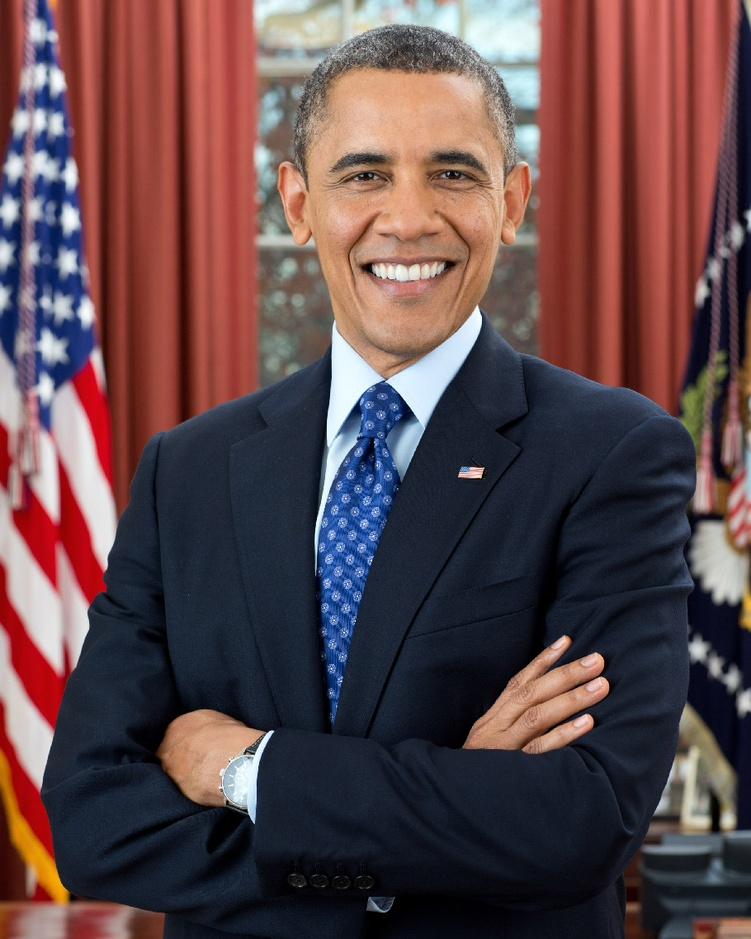
#> input picture OpenCV-Computer-Vision-Examples-with-Python-A-Complete-Guide-for-Dummies-master/Source Code/opencv/Histograms/obama.jpg, 751 x 939 px, shrunk from 910 x 1137 before the run
$ python histogram_for_color_images_for_each_channel.py
#> lines starting #> are read from the running program, lines starting #| are printed output that depends on the picture
import matplotlib.pyplot as plt
import numpy as np
import cv2

import imutils

img=cv2.imread("obama.jpg")
#> img is the input picture: shape (939, 751, 3); mean B, G, R 74.7, 71.7, 95
chans=cv2.split(img)
colors = ['b','g','r']
plt.figure()
plt.title("'Flattened' Color Histogram")
plt.xlabel("Bins")
plt.ylabel("# of Pixels")
# loop over the image channels
for (chan, color) in zip(chans, colors):
	# create a histogram for the current channel and plot it
	hist = cv2.calcHist([chan], [0], None, [256], [0, 256])
	plt.plot(hist, color=color)
	plt.xlim([0, 256])
#> this loop made 3 passes
#> color on passes 1 to 3: 'b', 'g', 'r'


# create a new figure and then plot a 2D color histogram for the
# green and blue channels
fig = plt.figure()
ax = fig.add_subplot(131)
hist = cv2.calcHist([chans[1], chans[0]], [0, 1], None, [32, 32],
	[0, 256, 0, 256])
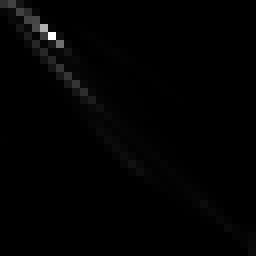
#> hist: shape (32, 32) float32 (shown 8 times larger); min 0, max 68023, mean 688.7; drawn with min black and max white
p = ax.imshow(hist, interpolation="nearest")
ax.set_title("2D Color Histogram for G and B")
plt.colorbar(p)
# plot a 2D color histogram for the green and red channels
ax = fig.add_subplot(132)
hist = cv2.calcHist([chans[1], chans[2]], [0, 1], None, [32, 32],
	[0, 256, 0, 256])
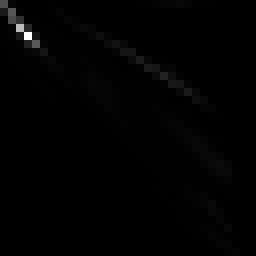
#> hist: shape (32, 32) float32 (shown 8 times larger); min 0, max 75484, mean 688.7; drawn with min black and max white
p = ax.imshow(hist, interpolation="nearest")
ax.set_title("2D Color Histogram for G and R")
plt.colorbar(p)
# plot a 2D color histogram for blue and red channels
ax = fig.add_subplot(133)
hist = cv2.calcHist([chans[0], chans[2]], [0, 1], None, [32, 32],
	[0, 256, 0, 256])
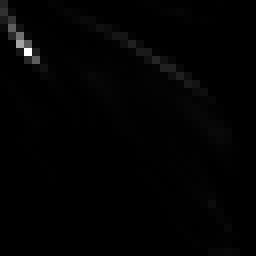
#> hist: shape (32, 32) float32 (shown 8 times larger); min 0, max 62292, mean 688.7; drawn with min black and max white
p = ax.imshow(hist, interpolation="nearest")
ax.set_title("2D Color Histogram for B and R")
plt.colorbar(p)
# finally, let's examine the dimensionality of one of the 2D
# histograms
print("2D histogram shape: {}, with {} values".format(
	hist.shape, hist.flatten().shape[0]))
#| 2D histogram shape: (32, 32), with 1024 values
# our 2D histogram could only take into account 2 out of the 3
# channels in the image so now let's build a 3D color histogram
# (utilizing all channels) with 8 bins in each direction -- we
# can't plot the 3D histogram, but the theory is exactly like
# that of a 2D histogram, so we'll just show the shape of the
# histogram
hist = cv2.calcHist([img], [0, 1, 2],
	None, [8, 8, 8], [0, 256, 0, 256, 0, 256])
print("3D histogram shape: {}, with {} values".format(
	hist.shape, hist.flatten().shape[0]))
#| 3D histogram shape: (8, 8, 8), with 512 values

# display the original input image
plt.figure()
plt.axis("off")
plt.imshow(img)
# show our plots
plt.show()
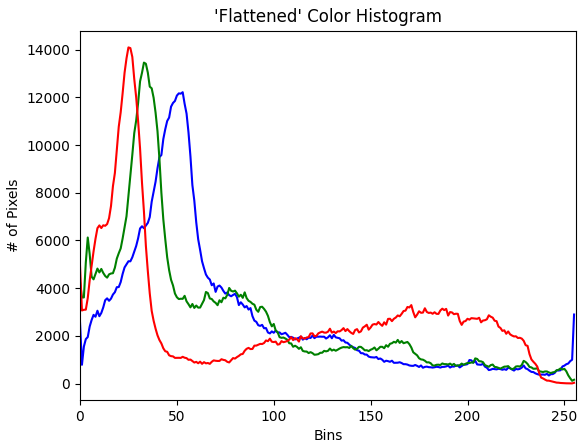
#> figure drawn by matplotlib, 1 panel; curve peaks at x = 53, y = 12214; curve peaks at x = 33, y = 13455; curve peaks at x = 25, y = 14093
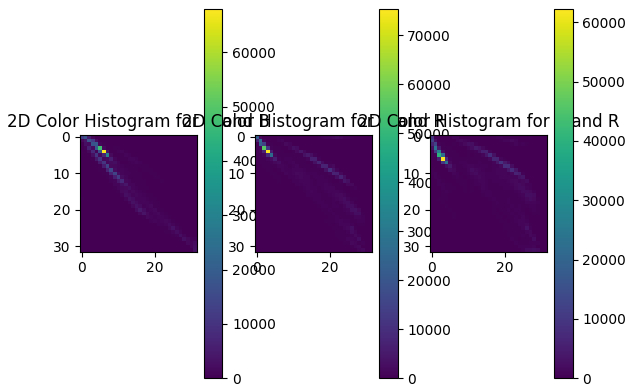
#> figure drawn by matplotlib, 6 panels
